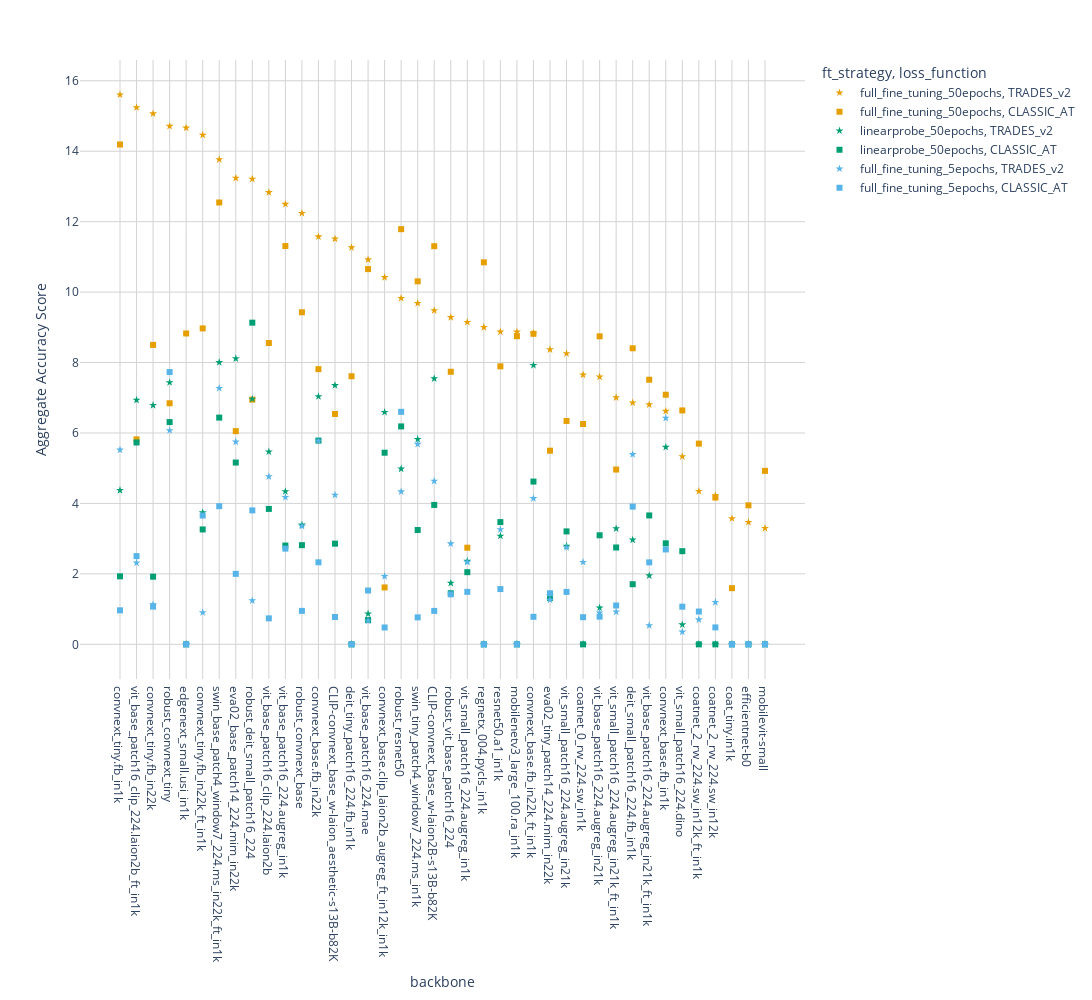

Write notebook code for a chart like this one.
### Code cell
import pandas as pd
import plotly.express as px


custom_palette = ["#E69F00", "#56B4E9", "#009E73"]  # choose a set above

# ── 1.  Rank backbones by their aggregate TOTAL_score_sum ───────────────────────
backbone_order = (
    sub_df.groupby("backbone")["TOTAL_score_sum"]
          .sum()                       # sum over the 6 settings
          .sort_values(ascending=False)
          .index                       # → ordered list of backbones
          .tolist()
)

# Make the column an ordered categorical so Plotly respects the ranking
sub_df["backbone"] = pd.Categorical(
    sub_df["backbone"],
    categories=backbone_order,
    ordered=True
)

# ── 2.  Custom colours / markers ───────────────────────────────────────────────
color_map = {
    "full_fine_tuning_50epochs": custom_palette[0],#"orange",
    "full_fine_tuning_5epochs":  custom_palette[1],#"purple",
    "linearprobe_50epochs": custom_palette[2]     #"green",
}
symbol_map = {"TRADES_v2": "star", "CLASSIC_AT": "square"}

# ── 3.  Plot ───────────────────────────────────────────────────────────────────
fig = px.scatter(
    sub_df,
    width=1500, 
    height=1000,
    color_discrete_sequence=custom_palette,
    x= "backbone",
    y="TOTAL_score_sum",
    color="ft_strategy",
    symbol="loss_function",
    color_discrete_map=color_map,
    symbol_map=symbol_map,
    hover_data=["backbone", "ft_strategy", "loss_function", "TOTAL_score_sum"],
)

fig.update_layout(
    paper_bgcolor="white",   # outside the plotting area
    plot_bgcolor="white",    # inside the plotting area

    xaxis=dict(
        showgrid=True,
        gridcolor="lightgrey",
        zeroline=False       # optional: hide the heavy axis line
    ),
    yaxis=dict(
        showgrid=True,
        gridcolor="lightgrey",
        zeroline=False
    )
)

fig.update_layout(yaxis_title="Aggregate Accuracy Score")

fig.update_layout(showlegend=True)   # keep or turn off if it clutters
fig.show()

fig.write_image("./global_plot.png", scale=3  )                # upscale for higher DPI (1 = default)

### Figure 1 — Plotly figure (JSON) as saved in the notebook; plotly's stock layout.template omitted (floating-point values rounded to 4 significant figures)
{"data": [{"customdata": [["full_fine_tuning_50epochs", "TRADES_v2"], ["full_fine_tuning_50epochs", "TRADES_v2"], ["full_fine_tuning_50epochs", "TRADES_v2"], ["full_fine_tuning_50epochs", "TRADES_v2"], ["full_fine_tuning_50epochs", "TRADES_v2"], ["full_fine_tuning_50epochs", "TRADES_v2"], ["full_fine_tuning_50epochs", "TRADES_v2"], ["full_fine_tuning_50epochs", "TRADES_v2"], ["full_fine_tuning_50epochs", "TRADES_v2"], ["full_fine_tuning_50epochs", "TRADES_v2"], ["full_fine_tuning_50epochs", "TRADES_v2"], ["full_fine_tuning_50epochs", "TRADES_v2"], ["full_fine_tuning_50epochs", "TRADES_v2"], ["full_fine_tuning_50epochs", "TRADES_v2"], ["full_fine_tuning_50epochs", "TRADES_v2"], ["full_fine_tuning_50epochs", "TRADES_v2"], ["full_fine_tuning_50epochs", "TRADES_v2"], ["full_fine_tuning_50epochs", "TRADES_v2"], ["full_fine_tuning_50epochs", "TRADES_v2"], ["full_fine_tuning_50epochs", "TRADES_v2"], ["full_fine_tuning_50epochs", "TRADES_v2"], ["full_fine_tuning_50epochs", "TRADES_v2"], ["full_fine_tuning_50epochs", "TRADES_v2"], ["full_fine_tuning_50epochs", "TRADES_v2"], ["full_fine_tuning_50epochs", "TRADES_v2"], ["full_fine_tuning_50epochs", "TRADES_v2"], ["full_fine_tuning_50epochs", "TRADES_v2"], ["full_fine_tuning_50epochs", "TRADES_v2"], ["full_fine_tuning_50epochs", "TRADES_v2"], ["full_fine_tuning_50epochs", "TRADES_v2"], ["full_fine_tuning_50epochs", "TRADES_v2"], ["full_fine_tuning_50epochs", "TRADES_v2"], ["full_fine_tuning_50epochs", "TRADES_v2"], ["full_fine_tuning_50epochs", "TRADES_v2"], ["full_fine_tuning_50epochs", "TRADES_v2"], ["full_fine_tuning_50epochs", "TRADES_v2"], ["full_fine_tuning_50epochs", "TRADES_v2"], ["full_fine_tuning_50epochs", "TRADES_v2"], ["full_fine_tuning_50epochs", "TRADES_v2"], ["full_fine_tuning_50epochs", "TRADES_v2"]], "hovertemplate": "ft_strategy=%{customdata[0]}<br>loss_function=%{customdata[1]}<br>backbone=%{x}<br>TOTAL_score_sum=%{y}<extra></extra>", "legendgroup": "full_fine_tuning_50epochs, TRADES_v2", "marker": {"color": "#E69F00", "symbol": "star"}, "mode": "markers", "name": "full_fine_tuning_50epochs, TRADES_v2", "orientation": "v", "showlegend": true, "type": "scatter", "x": ["convnext_tiny.fb_in1k", "vit_base_patch16_clip_224.laion2b_ft_in1k", "convnext_tiny.fb_in22k", "robust_convnext_tiny", "edgenext_small.usi_in1k", "convnext_tiny.fb_in22k_ft_in1k", "swin_base_patch4_window7_224.ms_in22k_ft_in1k", "eva02_base_patch14_224.mim_in22k", "robust_deit_small_patch16_224", "vit_base_patch16_clip_224.laion2b", "vit_base_patch16_224.augreg_in1k", "robust_convnext_base", "convnext_base.fb_in22k", "CLIP-convnext_base_w-laion_aesthetic-s13B-b82K", "deit_tiny_patch16_224.fb_in1k", "vit_base_patch16_224.mae", "convnext_base.clip_laion2b_augreg_ft_in12k_in1k", "robust_resnet50", "swin_tiny_patch4_window7_224.ms_in1k", "CLIP-convnext_base_w-laion2B-s13B-b82K", "robust_vit_base_patch16_224", "vit_small_patch16_224.augreg_in1k", "regnetx_004.pycls_in1k", "resnet50.a1_in1k", "mobilenetv3_large_100.ra_in1k", "convnext_base.fb_in22k_ft_in1k", "eva02_tiny_patch14_224.mim_in22k", "vit_small_patch16_224.augreg_in21k", "coatnet_0_rw_224.sw_in1k", "vit_base_patch16_224.augreg_in21k", "vit_small_patch16_224.augreg_in21k_ft_in1k", "deit_small_patch16_224.fb_in1k", "vit_base_patch16_224.augreg_in21k_ft_in1k", "convnext_base.fb_in1k", "vit_small_patch16_224.dino", "coatnet_2_rw_224.sw_in12k_ft_in1k", "coatnet_2_rw_224.sw_in12k", "coat_tiny.in1k", "efficientnet-b0", "mobilevit-small"], "xaxis": "x", "y": [15.6, 15.24, 15.07, 14.71, 14.66, 14.46, 13.77, 13.24, 13.21, 12.83, 12.5, 12.24, 11.57, 11.51, 11.27, 10.92, 10.42, 9.827, 9.684, 9.478, 9.285, 9.145, 9.0, 8.875, 8.869, 8.831, 8.369, 8.256, 7.652, 7.595, 7.006, 6.858, 6.806, 6.619, 5.332, 4.345, 4.221, 3.573, 3.465, 3.296], "yaxis": "y"}, {"customdata": [["full_fine_tuning_50epochs", "CLASSIC_AT"], ["full_fine_tuning_50epochs", "CLASSIC_AT"], ["full_fine_tuning_50epochs", "CLASSIC_AT"], ["full_fine_tuning_50epochs", "CLASSIC_AT"], ["full_fine_tuning_50epochs", "CLASSIC_AT"], ["full_fine_tuning_50epochs", "CLASSIC_AT"], ["full_fine_tuning_50epochs", "CLASSIC_AT"], ["full_fine_tuning_50epochs", "CLASSIC_AT"], ["full_fine_tuning_50epochs", "CLASSIC_AT"], ["full_fine_tuning_50epochs", "CLASSIC_AT"], ["full_fine_tuning_50epochs", "CLASSIC_AT"], ["full_fine_tuning_50epochs", "CLASSIC_AT"], ["full_fine_tuning_50epochs", "CLASSIC_AT"], ["full_fine_tuning_50epochs", "CLASSIC_AT"], ["full_fine_tuning_50epochs", "CLASSIC_AT"], ["full_fine_tuning_50epochs", "CLASSIC_AT"], ["full_fine_tuning_50epochs", "CLASSIC_AT"], ["full_fine_tuning_50epochs", "CLASSIC_AT"], ["full_fine_tuning_50epochs", "CLASSIC_AT"], ["full_fine_tuning_50epochs", "CLASSIC_AT"], ["full_fine_tuning_50epochs", "CLASSIC_AT"], ["full_fine_tuning_50epochs", "CLASSIC_AT"], ["full_fine_tuning_50epochs", "CLASSIC_AT"], ["full_fine_tuning_50epochs", "CLASSIC_AT"], ["full_fine_tuning_50epochs", "CLASSIC_AT"], ["full_fine_tuning_50epochs", "CLASSIC_AT"], ["full_fine_tuning_50epochs", "CLASSIC_AT"], ["full_fine_tuning_50epochs", "CLASSIC_AT"], ["full_fine_tuning_50epochs", "CLASSIC_AT"], ["full_fine_tuning_50epochs", "CLASSIC_AT"], ["full_fine_tuning_50epochs", "CLASSIC_AT"], ["full_fine_tuning_50epochs", "CLASSIC_AT"], ["full_fine_tuning_50epochs", "CLASSIC_AT"], ["full_fine_tuning_50epochs", "CLASSIC_AT"], ["full_fine_tuning_50epochs", "CLASSIC_AT"], ["full_fine_tuning_50epochs", "CLASSIC_AT"], ["full_fine_tuning_50epochs", "CLASSIC_AT"], ["full_fine_tuning_50epochs", "CLASSIC_AT"], ["full_fine_tuning_50epochs", "CLASSIC_AT"], ["full_fine_tuning_50epochs", "CLASSIC_AT"]], "hovertemplate": "ft_strategy=%{customdata[0]}<br>loss_function=%{customdata[1]}<br>backbone=%{x}<br>TOTAL_score_sum=%{y}<extra></extra>", "legendgroup": "full_fine_tuning_50epochs, CLASSIC_AT", "marker": {"color": "#E69F00", "symbol": "square"}, "mode": "markers", "name": "full_fine_tuning_50epochs, CLASSIC_AT", "orientation": "v", "showlegend": true, "type": "scatter", "x": ["convnext_tiny.fb_in1k", "swin_base_patch4_window7_224.ms_in22k_ft_in1k", "robust_resnet50", "vit_base_patch16_224.augreg_in1k", "CLIP-convnext_base_w-laion2B-s13B-b82K", "regnetx_004.pycls_in1k", "vit_base_patch16_224.mae", "swin_tiny_patch4_window7_224.ms_in1k", "robust_convnext_base", "convnext_tiny.fb_in22k_ft_in1k", "edgenext_small.usi_in1k", "convnext_base.fb_in22k_ft_in1k", "mobilenetv3_large_100.ra_in1k", "vit_base_patch16_224.augreg_in21k", "vit_base_patch16_clip_224.laion2b", "convnext_tiny.fb_in22k", "deit_small_patch16_224.fb_in1k", "resnet50.a1_in1k", "convnext_base.fb_in22k", "robust_vit_base_patch16_224", "deit_tiny_patch16_224.fb_in1k", "vit_base_patch16_224.augreg_in21k_ft_in1k", "convnext_base.fb_in1k", "robust_deit_small_patch16_224", "robust_convnext_tiny", "vit_small_patch16_224.dino", "CLIP-convnext_base_w-laion_aesthetic-s13B-b82K", "vit_small_patch16_224.augreg_in21k", "coatnet_0_rw_224.sw_in1k", "eva02_base_patch14_224.mim_in22k", "vit_base_patch16_clip_224.laion2b_ft_in1k", "coatnet_2_rw_224.sw_in12k_ft_in1k", "eva02_tiny_patch14_224.mim_in22k", "vit_small_patch16_224.augreg_in21k_ft_in1k", "mobilevit-small", "coatnet_2_rw_224.sw_in12k", "efficientnet-b0", "vit_small_patch16_224.augreg_in1k", "convnext_base.clip_laion2b_augreg_ft_in12k_in1k", "coat_tiny.in1k"], "xaxis": "x", "y": [14.19, 12.54, 11.79, 11.31, 11.3, 10.85, 10.65, 10.31, 9.428, 8.969, 8.826, 8.816, 8.748, 8.744, 8.554, 8.501, 8.405, 7.891, 7.812, 7.738, 7.612, 7.513, 7.086, 6.947, 6.844, 6.64, 6.54, 6.342, 6.254, 6.052, 5.82, 5.698, 5.497, 4.962, 4.924, 4.166, 3.946, 2.743, 1.615, 1.593], "yaxis": "y"}, {"customdata": [["linearprobe_50epochs", "TRADES_v2"], ["linearprobe_50epochs", "TRADES_v2"], ["linearprobe_50epochs", "TRADES_v2"], ["linearprobe_50epochs", "TRADES_v2"], ["linearprobe_50epochs", "TRADES_v2"], ["linearprobe_50epochs", "TRADES_v2"], ["linearprobe_50epochs", "TRADES_v2"], ["linearprobe_50epochs", "TRADES_v2"], ["linearprobe_50epochs", "TRADES_v2"], ["linearprobe_50epochs", "TRADES_v2"], ["linearprobe_50epochs", "TRADES_v2"], ["linearprobe_50epochs", "TRADES_v2"], ["linearprobe_50epochs", "TRADES_v2"], ["linearprobe_50epochs", "TRADES_v2"], ["linearprobe_50epochs", "TRADES_v2"], ["linearprobe_50epochs", "TRADES_v2"], ["linearprobe_50epochs", "TRADES_v2"], ["linearprobe_50epochs", "TRADES_v2"], ["linearprobe_50epochs", "TRADES_v2"], ["linearprobe_50epochs", "TRADES_v2"], ["linearprobe_50epochs", "TRADES_v2"], ["linearprobe_50epochs", "TRADES_v2"], ["linearprobe_50epochs", "TRADES_v2"], ["linearprobe_50epochs", "TRADES_v2"], ["linearprobe_50epochs", "TRADES_v2"], ["linearprobe_50epochs", "TRADES_v2"], ["linearprobe_50epochs", "TRADES_v2"], ["linearprobe_50epochs", "TRADES_v2"], ["linearprobe_50epochs", "TRADES_v2"], ["linearprobe_50epochs", "TRADES_v2"], ["linearprobe_50epochs", "TRADES_v2"], ["linearprobe_50epochs", "TRADES_v2"], ["linearprobe_50epochs", "TRADES_v2"], ["linearprobe_50epochs", "TRADES_v2"], ["linearprobe_50epochs", "TRADES_v2"], ["linearprobe_50epochs", "TRADES_v2"], ["linearprobe_50epochs", "TRADES_v2"], ["linearprobe_50epochs", "TRADES_v2"], ["linearprobe_50epochs", "TRADES_v2"], ["linearprobe_50epochs", "TRADES_v2"]], "hovertemplate": "ft_strategy=%{customdata[0]}<br>loss_function=%{customdata[1]}<br>backbone=%{x}<br>TOTAL_score_sum=%{y}<extra></extra>", "legendgroup": "linearprobe_50epochs, TRADES_v2", "marker": {"color": "#009E73", "symbol": "star"}, "mode": "markers", "name": "linearprobe_50epochs, TRADES_v2", "orientation": "v", "showlegend": true, "type": "scatter", "x": ["eva02_base_patch14_224.mim_in22k", "swin_base_patch4_window7_224.ms_in22k_ft_in1k", "convnext_base.fb_in22k_ft_in1k", "CLIP-convnext_base_w-laion2B-s13B-b82K", "robust_convnext_tiny", "CLIP-convnext_base_w-laion_aesthetic-s13B-b82K", "convnext_base.fb_in22k", "robust_deit_small_patch16_224", "vit_base_patch16_clip_224.laion2b_ft_in1k", "convnext_tiny.fb_in22k", "convnext_base.clip_laion2b_augreg_ft_in12k_in1k", "swin_tiny_patch4_window7_224.ms_in1k", "convnext_base.fb_in1k", "vit_base_patch16_clip_224.laion2b", "robust_resnet50", "convnext_tiny.fb_in1k", "vit_base_patch16_224.augreg_in1k", "convnext_tiny.fb_in22k_ft_in1k", "robust_convnext_base", "vit_small_patch16_224.augreg_in21k_ft_in1k", "resnet50.a1_in1k", "deit_small_patch16_224.fb_in1k", "vit_small_patch16_224.augreg_in21k", "vit_small_patch16_224.augreg_in1k", "vit_base_patch16_224.augreg_in21k_ft_in1k", "robust_vit_base_patch16_224", "eva02_tiny_patch14_224.mim_in22k", "vit_base_patch16_224.augreg_in21k", "vit_base_patch16_224.mae", "vit_small_patch16_224.dino", "coatnet_0_rw_224.sw_in1k", "coatnet_2_rw_224.sw_in12k_ft_in1k", "coatnet_2_rw_224.sw_in12k", "edgenext_small.usi_in1k", "coat_tiny.in1k", "efficientnet-b0", "mobilenetv3_large_100.ra_in1k", "regnetx_004.pycls_in1k", "deit_tiny_patch16_224.fb_in1k", "mobilevit-small"], "xaxis": "x", "y": [8.113, 8.004, 7.924, 7.543, 7.435, 7.351, 7.037, 6.967, 6.936, 6.786, 6.59, 5.822, 5.598, 5.467, 4.983, 4.372, 4.34, 3.741, 3.39, 3.285, 3.076, 2.965, 2.793, 2.361, 1.951, 1.737, 1.387, 1.039, 0.8673, 0.5583, 0, 0, 0, 0, 0, 0, 0, 0, 0, 0], "yaxis": "y"}, {"customdata": [["linearprobe_50epochs", "CLASSIC_AT"], ["linearprobe_50epochs", "CLASSIC_AT"], ["linearprobe_50epochs", "CLASSIC_AT"], ["linearprobe_50epochs", "CLASSIC_AT"], ["linearprobe_50epochs", "CLASSIC_AT"], ["linearprobe_50epochs", "CLASSIC_AT"], ["linearprobe_50epochs", "CLASSIC_AT"], ["linearprobe_50epochs", "CLASSIC_AT"], ["linearprobe_50epochs", "CLASSIC_AT"], ["linearprobe_50epochs", "CLASSIC_AT"], ["linearprobe_50epochs", "CLASSIC_AT"], ["linearprobe_50epochs", "CLASSIC_AT"], ["linearprobe_50epochs", "CLASSIC_AT"], ["linearprobe_50epochs", "CLASSIC_AT"], ["linearprobe_50epochs", "CLASSIC_AT"], ["linearprobe_50epochs", "CLASSIC_AT"], ["linearprobe_50epochs", "CLASSIC_AT"], ["linearprobe_50epochs", "CLASSIC_AT"], ["linearprobe_50epochs", "CLASSIC_AT"], ["linearprobe_50epochs", "CLASSIC_AT"], ["linearprobe_50epochs", "CLASSIC_AT"], ["linearprobe_50epochs", "CLASSIC_AT"], ["linearprobe_50epochs", "CLASSIC_AT"], ["linearprobe_50epochs", "CLASSIC_AT"], ["linearprobe_50epochs", "CLASSIC_AT"], ["linearprobe_50epochs", "CLASSIC_AT"], ["linearprobe_50epochs", "CLASSIC_AT"], ["linearprobe_50epochs", "CLASSIC_AT"], ["linearprobe_50epochs", "CLASSIC_AT"], ["linearprobe_50epochs", "CLASSIC_AT"], ["linearprobe_50epochs", "CLASSIC_AT"], ["linearprobe_50epochs", "CLASSIC_AT"], ["linearprobe_50epochs", "CLASSIC_AT"], ["linearprobe_50epochs", "CLASSIC_AT"], ["linearprobe_50epochs", "CLASSIC_AT"], ["linearprobe_50epochs", "CLASSIC_AT"], ["linearprobe_50epochs", "CLASSIC_AT"], ["linearprobe_50epochs", "CLASSIC_AT"], ["linearprobe_50epochs", "CLASSIC_AT"], ["linearprobe_50epochs", "CLASSIC_AT"]], "hovertemplate": "ft_strategy=%{customdata[0]}<br>loss_function=%{customdata[1]}<br>backbone=%{x}<br>TOTAL_score_sum=%{y}<extra></extra>", "legendgroup": "linearprobe_50epochs, CLASSIC_AT", "marker": {"color": "#009E73", "symbol": "square"}, "mode": "markers", "name": "linearprobe_50epochs, CLASSIC_AT", "orientation": "v", "showlegend": true, "type": "scatter", "x": ["robust_deit_small_patch16_224", "swin_base_patch4_window7_224.ms_in22k_ft_in1k", "robust_convnext_tiny", "robust_resnet50", "convnext_base.fb_in22k", "vit_base_patch16_clip_224.laion2b_ft_in1k", "convnext_base.clip_laion2b_augreg_ft_in12k_in1k", "eva02_base_patch14_224.mim_in22k", "convnext_base.fb_in22k_ft_in1k", "CLIP-convnext_base_w-laion2B-s13B-b82K", "vit_base_patch16_clip_224.laion2b", "vit_base_patch16_224.augreg_in21k_ft_in1k", "resnet50.a1_in1k", "convnext_tiny.fb_in22k_ft_in1k", "swin_tiny_patch4_window7_224.ms_in1k", "vit_small_patch16_224.augreg_in21k", "vit_base_patch16_224.augreg_in21k", "convnext_base.fb_in1k", "CLIP-convnext_base_w-laion_aesthetic-s13B-b82K", "robust_convnext_base", "vit_base_patch16_224.augreg_in1k", "vit_small_patch16_224.augreg_in21k_ft_in1k", "vit_small_patch16_224.dino", "vit_small_patch16_224.augreg_in1k", "convnext_tiny.fb_in1k", "convnext_tiny.fb_in22k", "deit_small_patch16_224.fb_in1k", "robust_vit_base_patch16_224", "eva02_tiny_patch14_224.mim_in22k", "vit_base_patch16_224.mae", "coatnet_0_rw_224.sw_in1k", "coat_tiny.in1k", "mobilevit-small", "coatnet_2_rw_224.sw_in12k", "coatnet_2_rw_224.sw_in12k_ft_in1k", "deit_tiny_patch16_224.fb_in1k", "regnetx_004.pycls_in1k", "edgenext_small.usi_in1k", "efficientnet-b0", "mobilenetv3_large_100.ra_in1k"], "xaxis": "x", "y": [9.132, 6.437, 6.309, 6.187, 5.784, 5.73, 5.44, 5.161, 4.62, 3.957, 3.844, 3.659, 3.47, 3.261, 3.246, 3.206, 3.095, 2.867, 2.858, 2.815, 2.804, 2.749, 2.644, 2.048, 1.93, 1.92, 1.706, 1.449, 1.318, 0.6882, 0, 0, 0, 0, 0, 0, 0, 0, 0, 0], "yaxis": "y"}, {"customdata": [["full_fine_tuning_5epochs", "TRADES_v2"], ["full_fine_tuning_5epochs", "TRADES_v2"], ["full_fine_tuning_5epochs", "TRADES_v2"], ["full_fine_tuning_5epochs", "TRADES_v2"], ["full_fine_tuning_5epochs", "TRADES_v2"], ["full_fine_tuning_5epochs", "TRADES_v2"], ["full_fine_tuning_5epochs", "TRADES_v2"], ["full_fine_tuning_5epochs", "TRADES_v2"], ["full_fine_tuning_5epochs", "TRADES_v2"], ["full_fine_tuning_5epochs", "TRADES_v2"], ["full_fine_tuning_5epochs", "TRADES_v2"], ["full_fine_tuning_5epochs", "TRADES_v2"], ["full_fine_tuning_5epochs", "TRADES_v2"], ["full_fine_tuning_5epochs", "TRADES_v2"], ["full_fine_tuning_5epochs", "TRADES_v2"], ["full_fine_tuning_5epochs", "TRADES_v2"], ["full_fine_tuning_5epochs", "TRADES_v2"], ["full_fine_tuning_5epochs", "TRADES_v2"], ["full_fine_tuning_5epochs", "TRADES_v2"], ["full_fine_tuning_5epochs", "TRADES_v2"], ["full_fine_tuning_5epochs", "TRADES_v2"], ["full_fine_tuning_5epochs", "TRADES_v2"], ["full_fine_tuning_5epochs", "TRADES_v2"], ["full_fine_tuning_5epochs", "TRADES_v2"], ["full_fine_tuning_5epochs", "TRADES_v2"], ["full_fine_tuning_5epochs", "TRADES_v2"], ["full_fine_tuning_5epochs", "TRADES_v2"], ["full_fine_tuning_5epochs", "TRADES_v2"], ["full_fine_tuning_5epochs", "TRADES_v2"], ["full_fine_tuning_5epochs", "TRADES_v2"], ["full_fine_tuning_5epochs", "TRADES_v2"], ["full_fine_tuning_5epochs", "TRADES_v2"], ["full_fine_tuning_5epochs", "TRADES_v2"], ["full_fine_tuning_5epochs", "TRADES_v2"], ["full_fine_tuning_5epochs", "TRADES_v2"], ["full_fine_tuning_5epochs", "TRADES_v2"], ["full_fine_tuning_5epochs", "TRADES_v2"], ["full_fine_tuning_5epochs", "TRADES_v2"], ["full_fine_tuning_5epochs", "TRADES_v2"], ["full_fine_tuning_5epochs", "TRADES_v2"]], "hovertemplate": "ft_strategy=%{customdata[0]}<br>loss_function=%{customdata[1]}<br>backbone=%{x}<br>TOTAL_score_sum=%{y}<extra></extra>", "legendgroup": "full_fine_tuning_5epochs, TRADES_v2", "marker": {"color": "#56B4E9", "symbol": "star"}, "mode": "markers", "name": "full_fine_tuning_5epochs, TRADES_v2", "orientation": "v", "showlegend": true, "type": "scatter", "x": ["swin_base_patch4_window7_224.ms_in22k_ft_in1k", "convnext_base.fb_in1k", "robust_convnext_tiny", "convnext_base.fb_in22k", "eva02_base_patch14_224.mim_in22k", "swin_tiny_patch4_window7_224.ms_in1k", "convnext_tiny.fb_in1k", "deit_small_patch16_224.fb_in1k", "vit_base_patch16_clip_224.laion2b", "CLIP-convnext_base_w-laion2B-s13B-b82K", "robust_resnet50", "CLIP-convnext_base_w-laion_aesthetic-s13B-b82K", "vit_base_patch16_224.augreg_in1k", "convnext_base.fb_in22k_ft_in1k", "robust_convnext_base", "resnet50.a1_in1k", "robust_vit_base_patch16_224", "vit_small_patch16_224.augreg_in21k", "vit_small_patch16_224.augreg_in1k", "coatnet_0_rw_224.sw_in1k", "vit_base_patch16_clip_224.laion2b_ft_in1k", "convnext_base.clip_laion2b_augreg_ft_in12k_in1k", "eva02_tiny_patch14_224.mim_in22k", "robust_deit_small_patch16_224", "coatnet_2_rw_224.sw_in12k", "convnext_tiny.fb_in22k", "vit_small_patch16_224.augreg_in21k_ft_in1k", "convnext_tiny.fb_in22k_ft_in1k", "vit_base_patch16_224.augreg_in21k", "coatnet_2_rw_224.sw_in12k_ft_in1k", "vit_base_patch16_224.mae", "vit_base_patch16_224.augreg_in21k_ft_in1k", "vit_small_patch16_224.dino", "coat_tiny.in1k", "deit_tiny_patch16_224.fb_in1k", "mobilevit-small", "regnetx_004.pycls_in1k", "mobilenetv3_large_100.ra_in1k", "efficientnet-b0", "edgenext_small.usi_in1k"], "xaxis": "x", "y": [7.27, 6.424, 6.072, 5.775, 5.749, 5.683, 5.522, 5.392, 4.763, 4.635, 4.335, 4.239, 4.175, 4.143, 3.355, 3.259, 2.857, 2.751, 2.334, 2.331, 2.314, 1.931, 1.26, 1.242, 1.193, 1.132, 0.9217, 0.9026, 0.8961, 0.6993, 0.6669, 0.5342, 0.3516, 0, 0, 0, 0, 0, 0, 0], "yaxis": "y"}, {"customdata": [["full_fine_tuning_5epochs", "CLASSIC_AT"], ["full_fine_tuning_5epochs", "CLASSIC_AT"], ["full_fine_tuning_5epochs", "CLASSIC_AT"], ["full_fine_tuning_5epochs", "CLASSIC_AT"], ["full_fine_tuning_5epochs", "CLASSIC_AT"], ["full_fine_tuning_5epochs", "CLASSIC_AT"], ["full_fine_tuning_5epochs", "CLASSIC_AT"], ["full_fine_tuning_5epochs", "CLASSIC_AT"], ["full_fine_tuning_5epochs", "CLASSIC_AT"], ["full_fine_tuning_5epochs", "CLASSIC_AT"], ["full_fine_tuning_5epochs", "CLASSIC_AT"], ["full_fine_tuning_5epochs", "CLASSIC_AT"], ["full_fine_tuning_5epochs", "CLASSIC_AT"], ["full_fine_tuning_5epochs", "CLASSIC_AT"], ["full_fine_tuning_5epochs", "CLASSIC_AT"], ["full_fine_tuning_5epochs", "CLASSIC_AT"], ["full_fine_tuning_5epochs", "CLASSIC_AT"], ["full_fine_tuning_5epochs", "CLASSIC_AT"], ["full_fine_tuning_5epochs", "CLASSIC_AT"], ["full_fine_tuning_5epochs", "CLASSIC_AT"], ["full_fine_tuning_5epochs", "CLASSIC_AT"], ["full_fine_tuning_5epochs", "CLASSIC_AT"], ["full_fine_tuning_5epochs", "CLASSIC_AT"], ["full_fine_tuning_5epochs", "CLASSIC_AT"], ["full_fine_tuning_5epochs", "CLASSIC_AT"], ["full_fine_tuning_5epochs", "CLASSIC_AT"], ["full_fine_tuning_5epochs", "CLASSIC_AT"], ["full_fine_tuning_5epochs", "CLASSIC_AT"], ["full_fine_tuning_5epochs", "CLASSIC_AT"], ["full_fine_tuning_5epochs", "CLASSIC_AT"], ["full_fine_tuning_5epochs", "CLASSIC_AT"], ["full_fine_tuning_5epochs", "CLASSIC_AT"], ["full_fine_tuning_5epochs", "CLASSIC_AT"], ["full_fine_tuning_5epochs", "CLASSIC_AT"], ["full_fine_tuning_5epochs", "CLASSIC_AT"], ["full_fine_tuning_5epochs", "CLASSIC_AT"], ["full_fine_tuning_5epochs", "CLASSIC_AT"], ["full_fine_tuning_5epochs", "CLASSIC_AT"], ["full_fine_tuning_5epochs", "CLASSIC_AT"], ["full_fine_tuning_5epochs", "CLASSIC_AT"]], "hovertemplate": "ft_strategy=%{customdata[0]}<br>loss_function=%{customdata[1]}<br>backbone=%{x}<br>TOTAL_score_sum=%{y}<extra></extra>", "legendgroup": "full_fine_tuning_5epochs, CLASSIC_AT", "marker": {"color": "#56B4E9", "symbol": "square"}, "mode": "markers", "name": "full_fine_tuning_5epochs, CLASSIC_AT", "orientation": "v", "showlegend": true, "type": "scatter", "x": ["robust_convnext_tiny", "robust_resnet50", "swin_base_patch4_window7_224.ms_in22k_ft_in1k", "deit_small_patch16_224.fb_in1k", "robust_deit_small_patch16_224", "convnext_tiny.fb_in22k_ft_in1k", "vit_base_patch16_224.augreg_in1k", "convnext_base.fb_in1k", "vit_base_patch16_clip_224.laion2b_ft_in1k", "convnext_base.fb_in22k", "vit_base_patch16_224.augreg_in21k_ft_in1k", "eva02_base_patch14_224.mim_in22k", "resnet50.a1_in1k", "vit_base_patch16_224.mae", "vit_small_patch16_224.augreg_in1k", "vit_small_patch16_224.augreg_in21k", "eva02_tiny_patch14_224.mim_in22k", "robust_vit_base_patch16_224", "vit_small_patch16_224.augreg_in21k_ft_in1k", "convnext_tiny.fb_in22k", "vit_small_patch16_224.dino", "convnext_tiny.fb_in1k", "robust_convnext_base", "CLIP-convnext_base_w-laion2B-s13B-b82K", "coatnet_2_rw_224.sw_in12k_ft_in1k", "vit_base_patch16_224.augreg_in21k", "convnext_base.fb_in22k_ft_in1k", "CLIP-convnext_base_w-laion_aesthetic-s13B-b82K", "coatnet_0_rw_224.sw_in1k", "swin_tiny_patch4_window7_224.ms_in1k", "vit_base_patch16_clip_224.laion2b", "coatnet_2_rw_224.sw_in12k", "convnext_base.clip_laion2b_augreg_ft_in12k_in1k", "deit_tiny_patch16_224.fb_in1k", "coat_tiny.in1k", "regnetx_004.pycls_in1k", "mobilenetv3_large_100.ra_in1k", "efficientnet-b0", "edgenext_small.usi_in1k", "mobilevit-small"], "xaxis": "x", "y": [7.729, 6.6, 3.921, 3.91, 3.802, 3.656, 2.716, 2.694, 2.503, 2.329, 2.326, 2.0, 1.568, 1.527, 1.489, 1.487, 1.449, 1.418, 1.102, 1.069, 1.068, 0.9645, 0.9486, 0.9481, 0.9301, 0.7851, 0.7804, 0.7753, 0.7693, 0.7648, 0.7363, 0.4795, 0.4775, 0, 0, 0, 0, 0, 0, 0], "yaxis": "y"}], "layout": {"height": 1000, "legend": {"title": {"text": "ft_strategy, loss_function"}, "tracegroupgap": 0}, "margin": {"t": 60}, "paper_bgcolor": "white", "plot_bgcolor": "white", "showlegend": true, "width": 1500, "xaxis": {"anchor": "y", "domain": [0, 1], "gridcolor": "lightgrey", "showgrid": true, "title": {"text": "backbone"}, "zeroline": false}, "yaxis": {"anchor": "x", "domain": [0, 1], "gridcolor": "lightgrey", "showgrid": true, "title": {"text": "Aggregate Accuracy Score"}, "zeroline": false}}}
